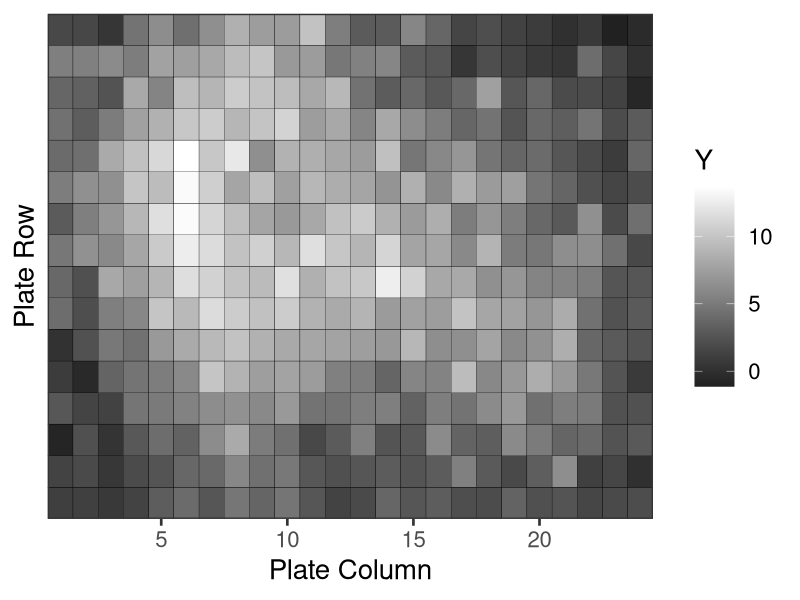

Here is the R script that generated this plot:
library(ggplot2)

m <- as.matrix(read.csv('input/data-2Dmesh.txt', header=FALSE))
rownames(m) <- 1:16
colnames(m) <- 1:24
d_melt <- reshape2::melt(m)
colnames(d_melt) <- c('i','j','Y')

p <- ggplot(data=d_melt, aes(x=j, y=i, z=Y, fill=Y)) +
  theme_bw(base_size=20) +
  theme(legend.key.size=grid::unit(2.0, 'lines'), panel.background=element_blank()) +
  geom_tile(color='black') +
  scale_fill_gradient2(midpoint=median(m), low='black', mid='gray50', high='white') +
  scale_x_continuous(breaks=c(5, 10, 15, 20)) +
  scale_y_reverse(breaks=c(5, 10, 15)) +
  xlab('Plate Column') + ylab('Plate Row') +
  coord_cartesian(xlim=c(0.5, 24.5), ylim=c(0.5, 16.5), expand=FALSE)
ggsave(p, file='output/fig12-8.png', dpi=300, w=6.4, h=4)
